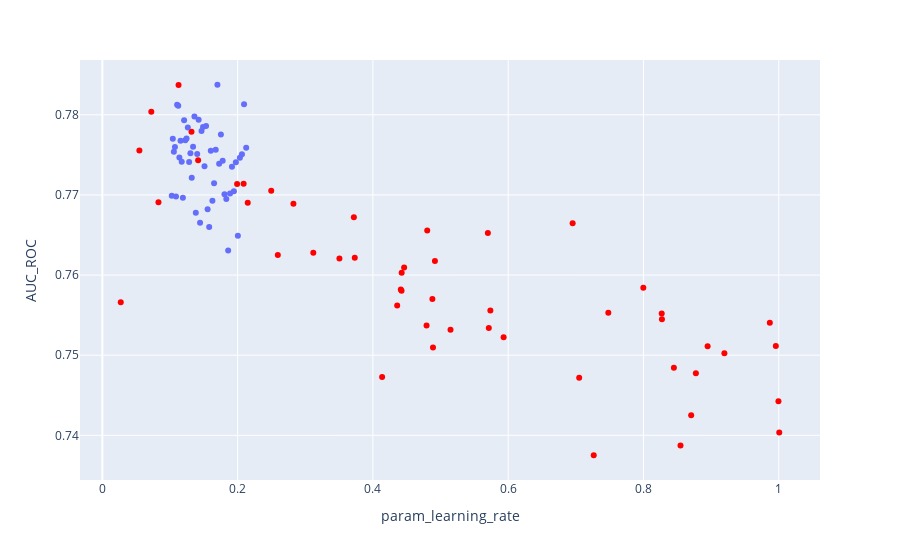

Notebook source saved alongside this figure:
### Code cell
# create a dataframe from results
fig = px.scatter(result_coarse, x = params_key[2], 
                    y = params_key[3])
fig.update_traces(marker=dict(color='red'))
fig.add_trace(px.scatter(result_fine, x = params_key[2], 
                    y = params_key[3]).data[0])

# menyatukan kedua plot dalam satu objek

fig.show()
